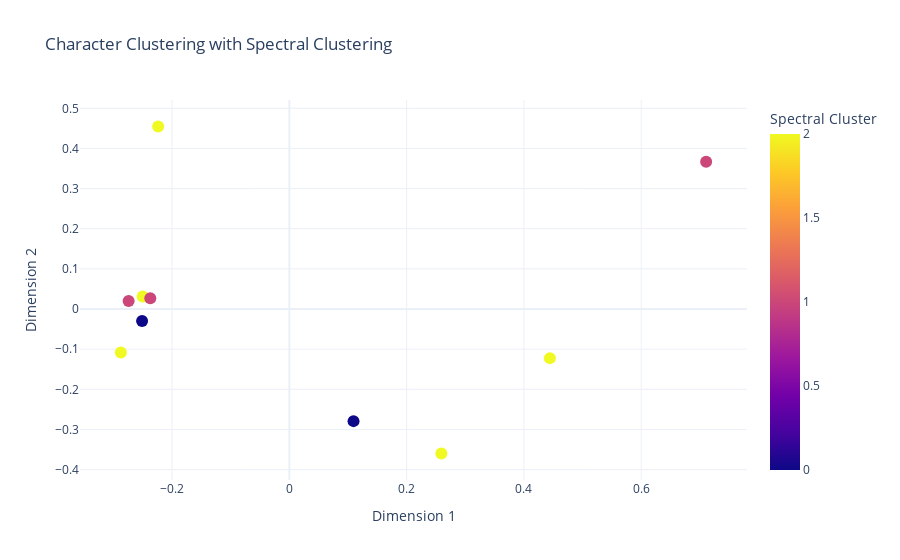

Write notebook code for a chart like this one.
### Markdown cell above
SPECTRAL CLUSTERING

### Code cell
spectral = SpectralClustering(n_clusters=3, affinity='nearest_neighbors', random_state=42)
characterCorpus['Spectral Cluster'] = spectral.fit_predict(pca_features)

fig = px.scatter(characterCorpus, x='Dimension 1', y='Dimension 2', color='Spectral Cluster', hover_name='Character',
                 title='Character Clustering with Spectral Clustering',
                 template='plotly_white')
fig.update_traces(marker=dict(size=12))
fig.show()

### Figure 1 — Plotly figure (JSON) as saved in the notebook; plotly's stock layout.template omitted (floating-point values rounded to 4 significant figures)
{"data": [{"hovertemplate": "<b>%{hovertext}</b><br><br>Dimension 1=%{x}<br>Dimension 2=%{y}<br>Spectral Cluster=%{marker.color}<extra></extra>", "hovertext": ["Aang", "Katara", "Zuko", "Sokka", "Toph", "Iroh", "Azula", "Suki", "Jet", "Ozai"], "legendgroup": "", "marker": {"color": [1, 2, 0, 1, 0, 2, 2, 2, 2, 1], "coloraxis": "coloraxis", "size": 12, "symbol": "circle"}, "mode": "markers", "name": "", "orientation": "v", "showlegend": false, "type": "scatter", "x": [-0.2741, -0.2502, 0.1094, -0.2372, -0.2511, 0.4442, 0.2592, -0.2874, -0.2237, 0.7108], "xaxis": "x", "y": [0.02015, 0.03118, -0.2793, 0.02663, -0.02987, -0.1223, -0.3599, -0.1083, 0.4547, 0.3671], "yaxis": "y"}], "layout": {"coloraxis": {"colorbar": {"title": {"text": "Spectral Cluster"}}, "colorscale": [[0, "#0d0887"], [0.1111, "#46039f"], [0.2222, "#7201a8"], [0.3333, "#9c179e"], [0.4444, "#bd3786"], [0.5556, "#d8576b"], [0.6667, "#ed7953"], [0.7778, "#fb9f3a"], [0.8889, "#fdca26"], [1, "#f0f921"]]}, "legend": {"tracegroupgap": 0}, "title": {"text": "Character Clustering with Spectral Clustering"}, "xaxis": {"anchor": "y", "domain": [0, 1], "title": {"text": "Dimension 1"}}, "yaxis": {"anchor": "x", "domain": [0, 1], "title": {"text": "Dimension 2"}}}}
